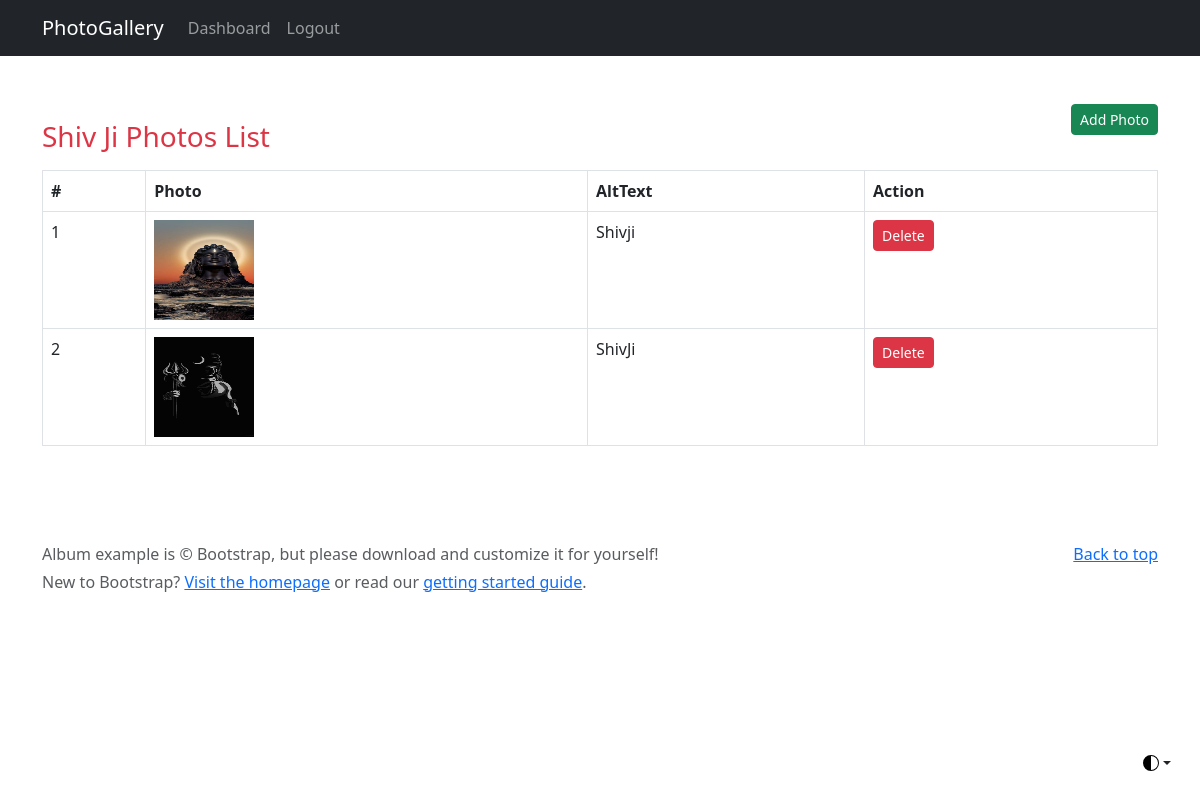
Screenshot of /photo-list/4 (signed in) with the database file from the repository.
### main/models.py (models this page shows, shortened)
class Album(models.Model):
    album_image = models.ImageField(upload_to="album_images/", null=True)
    user=models.ForeignKey(User, on_delete=models.CASCADE)
    title=models.CharField(max_length=150)
    status=models.BooleanField(default=True)
    class Meta:
        verbose_name_plural = '1. Albums'

class Photos(models.Model):
    album=models.ForeignKey(Album, on_delete=models.CASCADE, null=True)
    image=models.ImageField(upload_to='photos/')
    alt_text=models.CharField(max_length=100)
    class Meta:
        verbose_name_plural = '2. Photos'

### main/views.py (the view)
# urls.py: path('photo-list/<int:album_id>',views.photo_list,name='photo-list'),
@login_required
def photo_list(request, album_id):
	album=Album.objects.get(id=album_id)
	photos=Photos.objects.filter(album=album)
	return render(request, 'photo-list.html',{'data':photos, 'album':album})

### main/templates/photo-list.html
{% extends 'base.html' %}
{% block content %}
<main>
    <div class="container my-5">
        <div class="row justify-content-between">
            <div class="col-auto">
                <h3 class="my-3"><span class="text-danger">{{album.title}} Photos List</span></h3>
            </div>
            <div class="col-auto">
                <a href="{% url 'add-photo' album.id %}" class="btn btn-sm btn-success">Add Photo</a>
            </div>
        </div>
        <table class="table table-bordered">
            <thead>
                <tr>
                    <th>#</th>
                    <th>Photo</th>
                    <th>AltText</th>
                    <th>Action</th>
                </tr>
            </thead>
            <tbody>
                {% if data %}
                    {% for photo in data %}
                        <tr>
                            <td>{{ forloop.counter }}</td>
                            <td><img src="{{photo.image.url }}" width="100" height="100"/></td>
                            <td>{{ photo.alt_text }}</td>
                            <td>
                                <a class="btn btn-sm btn-danger" onclick="return confirm('Are you sure to delete this photo?')" href="{% url 'delete-photo' photo.album.id photo.id %}">Delete</a>
                            </td>
                        </tr>
                    {% endfor %}
                {% endif %}
            </tbody>
        </table>
    </div>
</main>
{% endblock %}

### rows the page displays
Album: title "Shiv Ji"
Photos: image (picture), alt_text "Shivji"
Photos: image (picture), alt_text "ShivJi"
